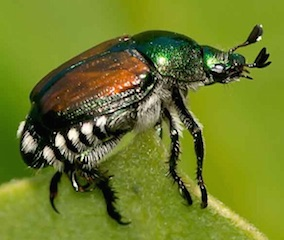
%> input picture beetle.jpg, 284 x 240 px
$ octave mainScript.m   (GNU Octave 9; MATLAB toolbox functions it lacks are replaced by stand-ins)
%> lines starting %> are read from the running program, lines starting %| are printed output that depends on the picture; in (x1, y1, x2, y2) boxes, pixels count from 0 and x2, y2 are one past the last pixel; in counts of white or black regions, pixels touching at a corner belong together; the program's own positions count from 1
### create_psi.m
function [ final_psi ] = create_psi( input )
    %if rgb convert to grayscale
    if size(input,3)>1
        input = rgb2gray(input);
    end
   %

    i = imbinarize(input);
    %i = padarray(i,[20,20],1);
    dist1 = bwdist(i);
    %reverse the image and then take the bwdist
    i = -i;
    i = i+1;
    dist2 = bwdist(i);
    final_psi = dist1-dist2;
    %smooth the final surface
    final_psi = imgaussfilt(final_psi,2);
    surf(final_psi);

end

### geometric_heatequation.m
function [ image ] = geometric_heatequation( origimg, image ,deltaT , timestep)
%UNTITLED3 Summary of this function goes here


%create the video writer
writerObjgrad = VideoWriter('mycurvatureflow.avi');
 writerObjgrad.FrameRate = 5;
[row, col] = size(image);
  secsPerImage = 1;
  open(writerObjgrad);
    figure(1);

contour(image,[1,0],'blue');
for i = 1:timestep
    if (mod(i,100)==0)
            %display the number of iterations covered
            i
            %show the image and the updated contour
            imshow(origimg);
            hold on;
            [c h] = contour(image,[0,0],'red');
            h.LineWidth = 1;
            drawnow;
            framegrad = getframe(1);
            writeVideo(writerObjgrad,framegrad);

            hold off;
    end

    %[u_x ,u_y ] = gradient(image);
    %[u_xx, u_xy ] = gradient(u_x);
    %[u_xy, u_yy] = gradient(u_y);

    %calculate the gradient values using central differences
    u_x = centralDiffX(image);
    u_xx = centralDiffXX(image);
    u_y = centralDiffY(image);
    u_xy = centralDiffXY(image);
    u_yy = centralDiffYY(image);

    %calculate the value of kappa||div psi|| using the derivative terms calculated before
    u_t = ((u_xx.*u_y.^2) - 2.*(u_x.*u_y.*u_xy)+(u_yy.*u_x.^2))./...
        ((u_x.^2)+(u_y.^2)+eps);

    %update the imgae
    image = (image+(u_t*deltaT));


end
close(writerObjgrad);

end

### centralDiffX.m
function [diffimg] = centralDiffX(input)
%UNTITLED4 Summary of this function goes here
%   calculates the partial derivative in the x direction
    padImg = input;
    diffimg = zeros(size(input));
    [ row col ] = size(input);
    for r = 1:row
        for c = 2:col-1
            diffimg(r,c) = (padImg(r,c+1)-(padImg(r,c-1)))/2; %uses the central difference formula
        end
    end
    diffimg(:,1) = diffimg(:,2);
    diffimg(:,col) = diffimg(:,col-1);
end

### centralDiffXX.m
function [ diffimg ] = centralDiffXX( input )
%UNTITLED4 Summary of this function goes here
%   Detailed explanation goes here
    padImg = double(input);
    diffimg = zeros(size(input));

    [ row col ] = size(input);
    for r = 1:row
        for c = 2:col-1
            diffimg(r,c) = (padImg(r,c+1)-(2*padImg(r,c))+(padImg(r,c-1))); %uses the central difference formula
        end
    end
end

### centralDiffY.m
function [diffimg] = centralDiffY(input)
%UNTITLED5 Summary of this function goes here
%   %   calculates the partial derivative in the y direction

    padImg = input;
    diffimg = zeros(size(input));
    [ row col ] = size(input);
    for r = 2:row-1
        for c = 1:col
            diffimg(r,c) = (padImg(r+1,c)-(padImg(r-1,c)))/2;%uses the central difference formula
        end
    end
    diffimg(1,:) = diffimg(2,:);
    diffimg(row,:) = diffimg(row-1,:);
end

### centralDiffXY.m
function [ diffimg ] = centralDiffXY( input )
%UNTITLED4 Summary of this function goes here
%   Detailed explanation goes here
    padImg = double(input);
        diffimg = zeros(size(input));

    [ row col ] = size(input);
    for r = 2:row-1
        for c = 2:col-1
            diffimg(r,c) = (padImg(r+1,c+1)-padImg(r+1,c-1) - padImg(r-1,c+1)+(padImg(r-1,c-1)))/4; %uses the central difference formula
        end
    end
    diffimg(1,:) = diffimg(2,:);
    diffimg(row,:) = diffimg(row-1,:);
    diffimg(:,1) = diffimg(:,2);
    diffimg(:,col) = diffimg(:,col-1);
end

### centralDiffYY.m
function [ diffimg ] = centralDiffYY( input )
%UNTITLED4 Summary of this function goes here
%   Detailed explanation goes here
    padImg = double(input);
    diffimg = zeros(size(input));
    %    diffimg = input;
    [ row col ] = size(input);
    for r = 2:row-1
        for c = 1:col
            diffimg(r,c) = padImg(r+1,c)-2*padImg(r,c)+padImg(r-1,c);%uses the central difference formula
        end
    end
    %diffimg(1,:) = diffimg(2,:);
    %diffimg(row,:) = diffimg(row-1,:);
end

### mainScript.m
close all;
clear all;
beetle = imread('beetle.jpg');
%> beetle is the input picture: size 240x284x3 uint8; mean R, G, B 110.5, 124, 40.1
beetle = rgb2gray(beetle);
%> beetle: size 240x284 uint8

sprl = imread('spiral.jpg');
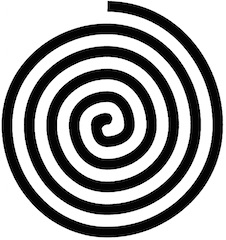
%> input picture spiral.jpg, 226 x 240 px
%> sprl is the input picture: size 240x226x3 uint8; min 0, max 255, mean 162.2
sprl = rgb2gray(sprl);
%> sprl: size 240x226 uint8

psi = create_psi(sprl);
%> in create_psi, `i = imbinarize(input);`:
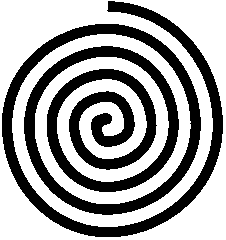
%> i: size 240x226 logical; 63% white; 1 black region, box (x1, y1, x2, y2) and area: (2, 1, 223, 237) 20050
%> in create_psi, `final_psi = dist1-dist2;`:
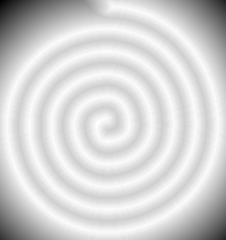
%> final_psi: size 240x226 single; min -61.22, max 6.4, mean -4.77; drawn with min black and max white
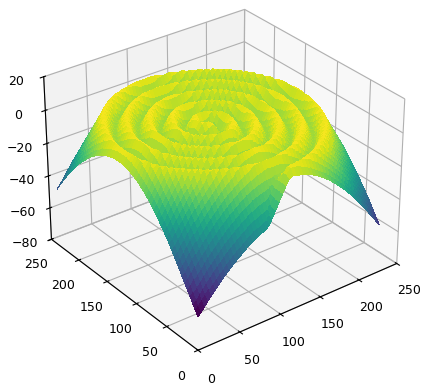
%> figure redrawn from the program's plot data

pause;

out = geometric_heatequation(sprl,psi,.1,40000);
%> (the run ends here)
